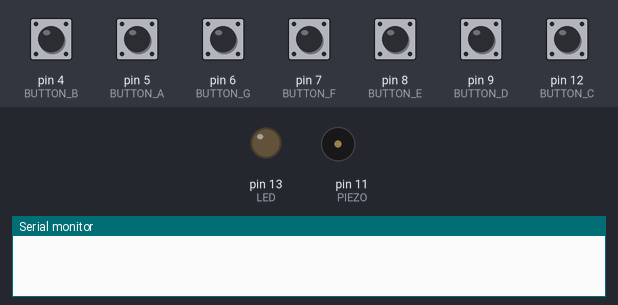
The sketch below on a simulated Arduino Uno, built with avr-gcc and run on an emulated ATmega328P. On the bench: output pins drawn as LEDs (lit = HIGH), buzzer (waves = sounding), the last lines printed to the serial monitor. Inputs (shaded band) come from the test bench; at power-on: pin 4 (BUTTON_B), pin 5 (BUTTON_A), pin 6 (BUTTON_G), pin 7 (BUTTON_F), pin 8 (BUTTON_E), pin 9 (BUTTON_D), pin 12 (BUTTON_C) HIGH.

Above: at 1.2 s.
1.3 s: pin 4 (BUTTON_B) pulled LOW for 1 s
At 2.0 s:
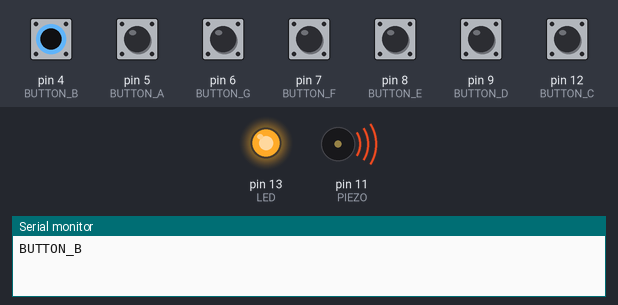
4.6 s: pin 5 (BUTTON_A) pulled LOW for 0.15 s
At 5.8 s:
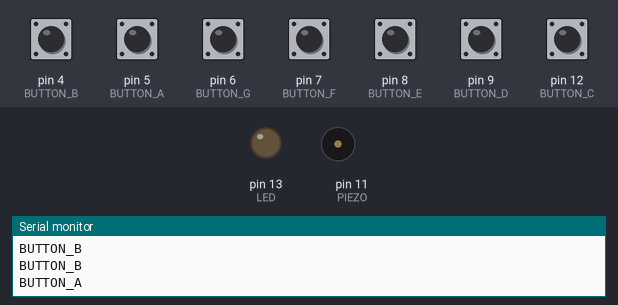
6.2 s: pin 6 (BUTTON_G) pulled LOW for 0.15 s
At 6.9 s:
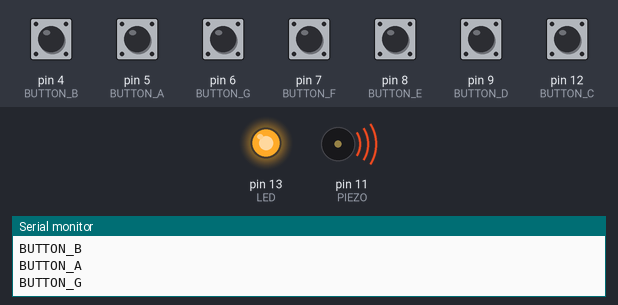
7.8 s: pin 7 (BUTTON_F) pulled LOW for 0.15 s
At 9.2 s:
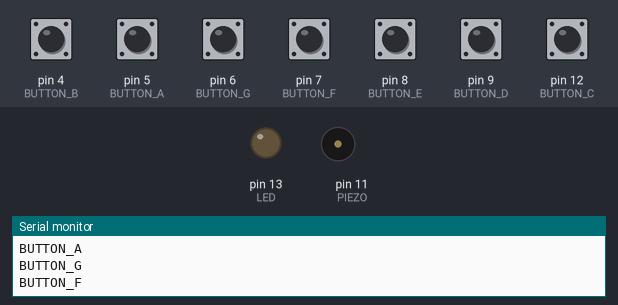
9.4 s: pin 8 (BUTTON_E) pulled LOW for 0.15 s
At 9.9 s:
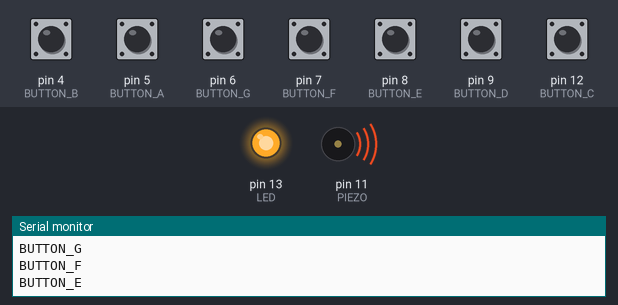
11.0 s: pin 9 (BUTTON_D) pulled LOW for 0.15 s
At 13.0 s:
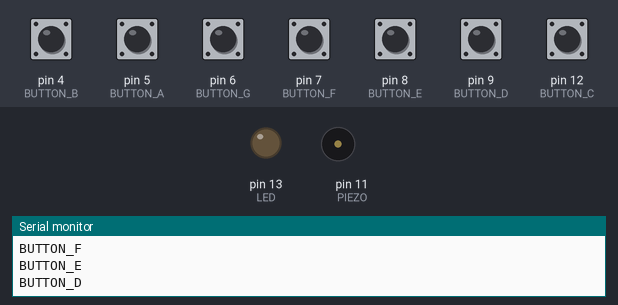
Timing chart, 0 to 13.6 s (numbered marks = the images above; inputs shaded):
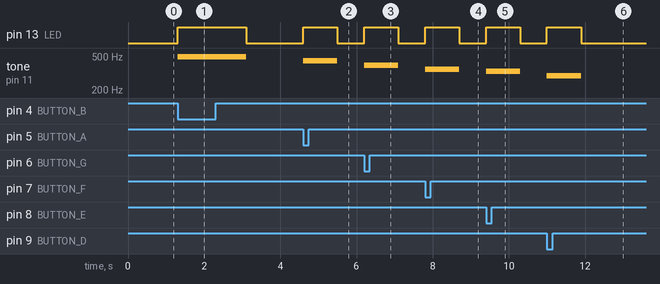

Measured:
- after the input at 1.3 s, pin 13 (LED): LOW → HIGH at once, → LOW 1.8 s later; tone on pin 11 (PIEZO): silent → 493 Hz at once, → silent 1.8 s later
- after the input at 4.6 s, pin 13 (LED): LOW → HIGH at once, → LOW 0.90 s later; tone on pin 11 (PIEZO): silent → 440 Hz at once, → silent 0.90 s later
- after the input at 6.2 s, pin 13 (LED): LOW → HIGH at once, → LOW 0.90 s later; tone on pin 11 (PIEZO): silent → 392 Hz at once, → silent 0.90 s later
- after the input at 7.8 s, pin 13 (LED): LOW → HIGH at once, → LOW 0.90 s later; tone on pin 11 (PIEZO): silent → 349 Hz at once, → silent 0.90 s later
- after the input at 9.4 s, pin 13 (LED): LOW → HIGH at once, → LOW 0.90 s later; tone on pin 11 (PIEZO): silent → 330 Hz at once, → silent 0.90 s later
- after the input at 11.0 s, pin 13 (LED): LOW → HIGH at once, → LOW 0.90 s later; tone on pin 11 (PIEZO): silent → 294 Hz at once, → silent 0.90 s later

The sketch:

serial-pot.ino
```cpp
//define pin tones
//reference of tone: https://www.youtube.com/watch?v=CvZ-SGJ8fGo&t=1s
#define NOTE_C 262
#define NOTE_D 294
#define NOTE_E 330
#define NOTE_F 349
#define NOTE_G 392
#define NOTE_A 440
#define NOTE_B 493

#define ACTIVATED LOW

//set up the button pin with arduino
const int PIEZO = 11;
const int LED = 13;

const int BUTTON_C = 12;
const int BUTTON_D = 9;
const int BUTTON_E = 8;
const int BUTTON_F = 7;
const int BUTTON_G = 6;
const int BUTTON_A = 5;
const int BUTTON_B = 4;


void setup()
{
  Serial.begin(9600); // initialize serial communications

  //define the inputs for the buttons
  pinMode(LED, OUTPUT);
  pinMode(BUTTON_C, INPUT);
  digitalWrite(BUTTON_C,HIGH);
  pinMode(BUTTON_D, INPUT);
  digitalWrite(BUTTON_D,HIGH);
  pinMode(BUTTON_E, INPUT);
  digitalWrite(BUTTON_E,HIGH);
  pinMode(BUTTON_F, INPUT);
  digitalWrite(BUTTON_F,HIGH);
  pinMode(BUTTON_G, INPUT);
  digitalWrite(BUTTON_G,HIGH);
  pinMode(BUTTON_A, INPUT);
  digitalWrite(BUTTON_A,HIGH);
  pinMode(BUTTON_B, INPUT);
  digitalWrite(BUTTON_B,HIGH);

  digitalWrite(LED,LOW);
}


void loop()
{
  //write the button audio input
  if (digitalRead(12) == ACTIVATED) {
    tone(PIEZO,NOTE_C);
    digitalWrite(LED,HIGH);

    Serial.println("BUTTON_C");
    delay(900);
  }

  if (digitalRead(9) == ACTIVATED) {

    tone(PIEZO,NOTE_D);
    digitalWrite(LED,HIGH);

    Serial.println("BUTTON_D");
    delay(900);
  }

  if (digitalRead(8) == ACTIVATED) {
    tone(PIEZO,NOTE_E);
    digitalWrite(LED,HIGH);

    Serial.println("BUTTON_E");
    delay(900);
  }

  if (digitalRead(7) == ACTIVATED) {
    tone(PIEZO,NOTE_F);
    digitalWrite(LED,HIGH);

    Serial.println("BUTTON_F");
    delay(900);
  }

  if (digitalRead(6) == ACTIVATED) {
    tone(PIEZO,NOTE_G);
    digitalWrite(LED,HIGH);

    Serial.println("BUTTON_G");
    delay(900);
  }

  if (digitalRead(5) == ACTIVATED) {
    tone(PIEZO,NOTE_A);
    digitalWrite(LED,HIGH);

    Serial.println("BUTTON_A");
    delay(900);
  }

   if (digitalRead(4) == ACTIVATED) {
    tone(PIEZO,NOTE_B);
    digitalWrite(LED,HIGH);

    Serial.println("BUTTON_B");
    delay(900);
  }

  noTone(PIEZO);
  digitalWrite(LED,LOW);

}
```
